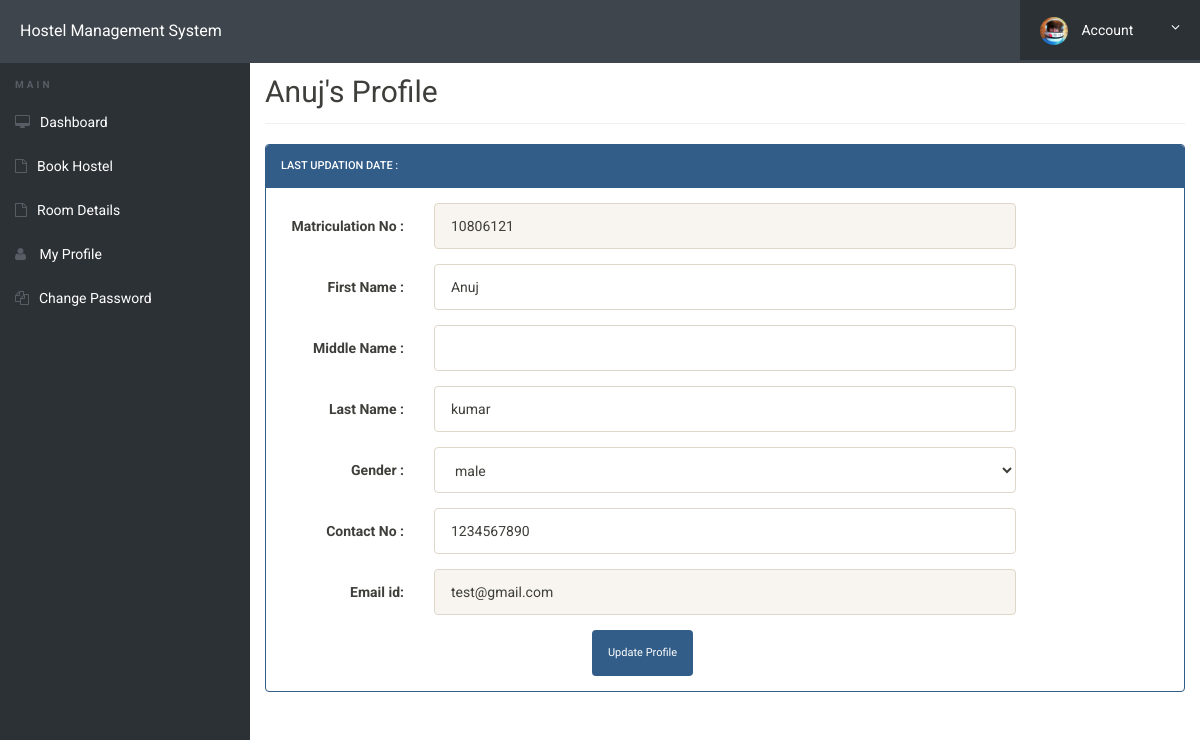
Screenshot of /hostel/my-profile.php (signed in) with the database file from the repository.
### tables this page shows
CREATE TABLE `userregistration` (
  `id` int(11) NOT NULL,
  `regNo` varchar(255) DEFAULT NULL,
  `firstName` varchar(255) DEFAULT NULL,
  `middleName` varchar(255) DEFAULT NULL,
  `lastName` varchar(255) DEFAULT NULL,
  `gender` varchar(255) DEFAULT NULL,
  `contactNo` bigint(20) DEFAULT NULL,
  `email` varchar(255) DEFAULT NULL,
  `password` varchar(255) DEFAULT NULL,
  `regDate` timestamp NULL DEFAULT current_timestamp(),
  `updationDate` varchar(45) DEFAULT NULL,
  `passUdateDate` varchar(45) DEFAULT NULL
);

### hostel/my-profile.php (the view, shortened to what this page needs)
<?php
include('includes/config.php');
?>
<!doctype html>
<html lang="en" class="no-js">
<head>
	<link rel="stylesheet" href="css/font-awesome.min.css">
	<link rel="stylesheet" href="css/bootstrap.min.css">
	<link rel="stylesheet" href="css/dataTables.bootstrap.min.css">>
	<link rel="stylesheet" href="css/bootstrap-social.css">
	<link rel="stylesheet" href="css/bootstrap-select.css">
	<link rel="stylesheet" href="css/fileinput.min.css">
	<link rel="stylesheet" href="css/awesome-bootstrap-checkbox.css">
	<link rel="stylesheet" href="css/style.css">
</head>
<body>
	<?php include('includes/header.php');?>
	<div class="ts-main-content">
		<?php include('includes/sidebar.php');?>
		<div class="content-wrapper">
			<div class="container-fluid">
	<?php
$aid=$_SESSION['id'];
	$ret="select * from userregistration where id=?";
		$stmt= $mysqli->prepare($ret) ;
	 $stmt->bind_param('i',$aid);
	 $stmt->execute() ;
	 $res=$stmt->get_result();
	   while($row=$res->fetch_object())
	  {
	  	?>
				<div class="row">
					<div class="col-md-12">
						<h2 class="page-title"><?php echo $row->firstName;?>'s&nbsp;Profile </h2>
						<div class="row">
							<div class="col-md-12">
								<div class="panel panel-primary">
									<div class="panel-heading">
Last Updation date : &nbsp; <?php echo $row->updationDate;?>
</div>
<div class="panel-body">
<form method="post" action="" name="registration" class="form-horizontal" onSubmit="return valid();">
<div class="form-group">
<label class="col-sm-2 control-label"> Matriculation No : </label>
<div class="col-sm-8">
<input type="text" name="regno" id="regno"  class="form-control" required="required" value="<?php echo $row->regNo;?>" readonly="true">
</div>
</div>
<div class="form-group">
<label class="col-sm-2 control-label">First Name : </label>
<div class="col-sm-8">
<input type="text" name="fname" id="fname"  class="form-control" value="<?php echo $row->firstName;?>"   required="required" >
</div>
</div>
<div class="form-group">
<label class="col-sm-2 control-label">Middle Name : </label>
<div class="col-sm-8">
<input type="text" name="mname" id="mname"  class="form-control" value="<?php echo $row->middleName;?>"  >
</div>
</div>
<div class="form-group">
<label class="col-sm-2 control-label">Last Name : </label>
<div class="col-sm-8">
<input type="text" name="lname" id="lname"  class="form-control" value="<?php echo $row->lastName;?>" required="required">
</div>
</div>
<div class="form-group">
<label class="col-sm-2 control-label">Gender : </label>
<div class="col-sm-8">
<select name="gender" class="form-control" required="required">
<option value="<?php echo $row->gender;?>"><?php echo $row->gender;?></option>
</select>
</div>
</div>
<div class="form-group">
<label class="col-sm-2 control-label">Contact No : </label>
<div class="col-sm-8">
<input type="text" name="contact" id="contact"  class="form-control" maxlength="10" value="<?php echo $row->contactNo;?>" required="required">
</div>
</div>
<div class="form-group">
<label class="col-sm-2 control-label">Email id: </label>
<div class="col-sm-8">
<input type="email" name="email" id="email"  class="form-control" value="<?php echo $row->email;?>" readonly>
</div>
</div>
<?php } ?>
<div class="col-sm-6 col-sm-offset-4">
<input type="submit" name="update" Value="Update Profile" class="btn btn-primary">
</div>
</form>
									</div>
									</div>
								</div>
							</div>
						</div>
							</div>
						</div>
					</div>
				</div>
</body>
</html>

### hostel/css/style.css (style rules this page uses)
html { font-size: 14px; }
@media only screen and (min-width: 480px) { html { font-size: 17px; } }
@media only screen and (min-width: 768px) { html { font-size: 14px; } }
body { font-size: 1em; }
.btn { font-family: 'Oswald', sans-serif; }
.panel { overflow: hidden; }
.btn { text-transform: none; }
.page-title { padding-bottom: 15px; margin-bottom: 20px; border-bottom: 1px solid #f0f0f0; }
.ts-main-content .content-wrapper { padding-top: 15px; margin-top: 20px; }
@media only screen and (min-width: 992px) { .ts-main-content .content-wrapper { margin-left: 250px; } }

### rows the page displays
userregistration: firstName "Anuj", regno "10806121", fname "Anuj", lname "kumar", gender "male", contact "1234567890", email "test@gmail.com"
